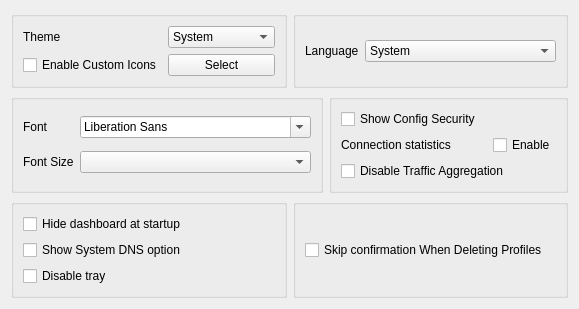
     <widget class="QWidget" name="tab_2">
      <attribute name="title">
       <string>Style</string>
      </attribute>
      <layout class="QGridLayout" name="gridLayout_5">
       <item row="2" column="0">
        <layout class="QHBoxLayout" name="style_h_2">
         <item>
          <widget class="QGroupBox" name="traffic_statistics_box">
           <layout class="QGridLayout" name="gridLayout_8">
            <item row="0" column="0">
             <widget class="QLabel" name="label_2">
              <property name="text">
               <string>Font</string>
              </property>
             </widget>
            </item>
            <item row="0" column="1">
             <widget class="QFontComboBox" name="font"/>
            </item>
            <item row="1" column="0">
             <widget class="QLabel" name="label_5">
              <property name="text">
               <string>Font Size</string>
              </property>
             </widget>
            </item>
            <item row="1" column="1">
             <widget class="QComboBox" name="font_size"/>
            </item>
           </layout>
          </widget>
         </item>
         <item>
          <widget class="QGroupBox" name="connection_statistics_box">
           <layout class="QGridLayout" name="gridLayout_11">
            <item row="1" column="0">
             <widget class="QLabel" name="label_9">
              <property name="text">
               <string>Connection statistics</string>
              </property>
             </widget>
            </item>
            <item row="1" column="2">
             <widget class="QCheckBox" name="connection_statistics">
              <property name="text">
               <string>Enable</string>
              </property>
             </widget>
            </item>
            <item row="2" column="0" colspan="3">
             <widget class="QCheckBox" name="disable_traffic_aggregation">
              <property name="toolTip">
               <string>&lt;html&gt;&lt;head/&gt;&lt;body&gt;&lt;p&gt;Fully disables the traffic aggregation feature (per-config and per-app usage history kept in a separate database, shown in the Traffic Stats dashboard). Does not affect the per-profile traffic counters in the main window.&lt;/p&gt;&lt;/body&gt;&lt;/html&gt;</string>
              </property>
              <property name="text">
               <string>Disable Traffic Aggregation</string>
              </property>
             </widget>
            </item>
            <item row="0" column="0">
             <widget class="QCheckBox" name="show_config_security">
              <property name="toolTip">
               <string>&lt;html&gt;&lt;head/&gt;&lt;body&gt;&lt;p&gt;Show each config's security next to its type in the proxy list, e.g. &quot;Trojan (WebSocket+TLS)&quot;. Insecure configs are marked with a warning sign.&lt;/p&gt;&lt;/body&gt;&lt;/html&gt;</string>
              </property>
              <property name="text">
               <string>Show Config Security</string>
              </property>
             </widget>
            </item>
           </layout>
          </widget>
         </item>
        </layout>
       </item>
       <item row="3" column="0">
        <layout class="QHBoxLayout" name="style_h_3">
         <item>
          <widget class="QGroupBox" name="horizontalGroupBox_5">
           <layout class="QVBoxLayout" name="verticalLayout_5">
            <item>
             <widget class="QCheckBox" name="start_minimal">
              <property name="sizePolicy">
               <sizepolicy hsizetype="Preferred" vsizetype="Fixed">
                <horstretch>0</horstretch>
                <verstretch>0</verstretch>
               </sizepolicy>
              </property>
              <property name="text">
               <string>Hide dashboard at startup</string>
              </property>
             </widget>
            </item>
            <item>
             <widget class="QCheckBox" name="show_sys_dns">
              <property name="text">
               <string>Show System DNS option</string>
              </property>
             </widget>
            </item>
            <item>
             <widget class="QCheckBox" name="disable_tray">
              <property name="sizePolicy">
               <sizepolicy hsizetype="Preferred" vsizetype="Fixed">
                <horstretch>0</horstretch>
                <verstretch>0</verstretch>
               </sizepolicy>
              </property>
              <property name="toolTip">
               <string>Prevents the app from minimizing to the tray when the window is closed. The app will exit instead</string>
              </property>
              <property name="text">
               <string>Disable tray</string>
              </property>
             </widget>
            </item>
           </layout>
          </widget>
         </item>
         <item>
          <widget class="QGroupBox" name="groupBox_2">
           <layout class="QHBoxLayout" name="horizontalLayout_23">
            <item>
             <widget class="QCheckBox" name="skip_delete_confirm">
              <property name="text">
               <string>Skip confirmation When Deleting Profiles</string>
              </property>
             </widget>
            </item>
           </layout>
          </widget>
         </item>
        </layout>
       </item>
       <item row="0" column="0">
        <layout class="QHBoxLayout" name="style_h_1">
         <item>
          <widget class="QGroupBox" name="groupBox">
           <layout class="QGridLayout" name="gridLayout_10">
            <item row="0" column="0">
             <widget class="QLabel" name="label_8">
              <property name="sizePolicy">
               <sizepolicy hsizetype="Maximum" vsizetype="Maximum">
                <horstretch>0</horstretch>
                <verstretch>0</verstretch>
               </sizepolicy>
              </property>
              <property name="text">
               <string>Theme</string>
              </property>
             </widget>
            </item>
            <item row="0" column="1">
             <widget class="QComboBox" name="theme">
              <item>
               <property name="text">
                <string notr="true">System</string>
               </property>
              </item>
             </widget>
            </item>
            <item row="1" column="1">
             <widget class="QPushButton" name="select_custom_icon">
              <property name="text">
               <string>Select</string>
              </property>
             </widget>
            </item>
            <item row="1" column="0">
             <widget class="QCheckBox" name="enable_custom_icon">
              <property name="text">
               <string>Enable Custom Icons</string>
              </property>
             </widget>
            </item>
           </layout>
          </widget>
         </item>
         <item>
          <widget class="QGroupBox" name="groupBox2">
           <layout class="QGridLayout" name="gridLayout_4">
            <item row="0" column="2">
             <widget class="QComboBox" name="language">
              <item>
               <property name="text">
                <string notr="true">System</string>
               </property>
              </item>
              <item>
               <property name="text">
                <string notr="true">English</string>
               </property>
              </item>
              <item>
               <property name="text">
                <string notr="true">简体中文</string>
               </property>
              </item>
              <item>
               <property name="text">
                <string notr="true">فارسی</string>
               </property>
              </item>
              <item>
               <property name="text">
                <string notr="true">Русский</string>
               </property>
              </item>
             </widget>
            </item>
            <item row="0" column="0">
             <widget class="QLabel" name="label_15">
              <property name="sizePolicy">
               <sizepolicy hsizetype="Maximum" vsizetype="Maximum">
                <horstretch>0</horstretch>
                <verstretch>0</verstretch>
               </sizepolicy>
              </property>
              <property name="text">
               <string>Language</string>
              </property>
             </widget>
            </item>
           </layout>
          </widget>
         </item>
        </layout>
       </item>
      </layout>
     </widget>
